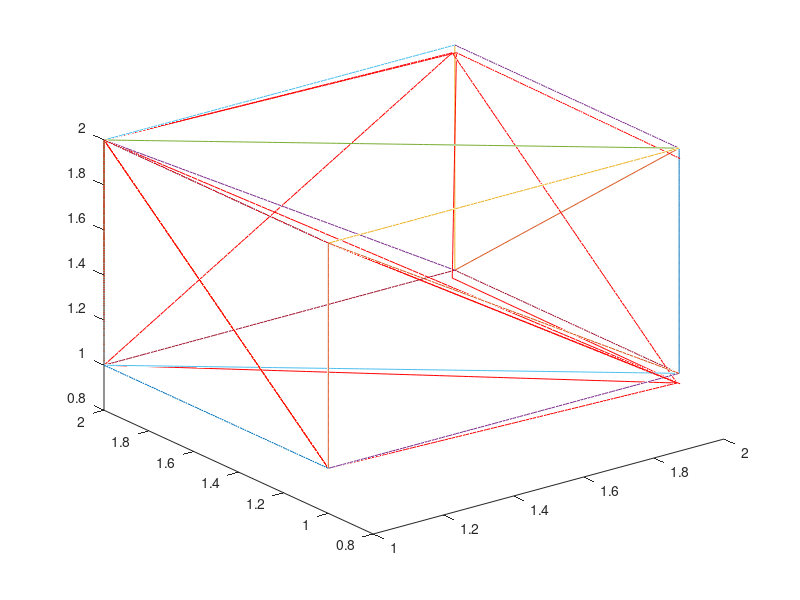

Reproduce this figure in MATLAB.
%% Arash Gobal 
%
% The purpose of this program is to test a FEM model to analyze truss
% structures 

clear all
clc


%% 1. Defining node coordinates and bar arrangements

% Nodal coordinates
number_of_nodes = 8;
x_nodes = zeros(number_of_nodes, 1);
y_nodes = zeros(number_of_nodes, 1);
z_nodes = zeros(number_of_nodes, 1);

x_nodes = [1; 1; 1; 1; 2; 2; 2; 2];
y_nodes = [1; 2; 1; 2; 1; 2; 1; 2];
z_nodes = [1; 1; 2; 2; 1; 1; 2; 2];

bar_count = 18;
bars = zeros(bar_count, 2);

bars(1, :) = [1 2]; bars(2, :) = [1 3]; bars(3, :) = [1 4]; bars(4, :) = [1 5];
bars(5, :) = [2 4]; bars(6, :) = [2 5]; bars(7, :) = [2 6]; bars(8, :) = [3 4];
bars(9, :) = [3 5]; bars(10, :) = [3 7]; bars(11, :) = [4 6]; bars(12, :) = [4 7];
bars(13, :) = [4 8]; bars(14, :) = [5 6]; bars(15, :) = [5 7]; bars(16, :) = [6 7];
bars(17, :) = [6 8]; bars(18, :) = [7 8];

bar_length = zeros(bar_count, 1);
bar_angle = zeros(bar_count, 3);
for i = 1:bar_count
    bar_length(i, 1) = sqrt( (x_nodes(bars(i, 1), 1) - x_nodes(bars(i, 2), 1))^2 + (y_nodes(bars(i, 1), 1) - y_nodes(bars(i, 2), 1))^2 + (z_nodes(bars(i, 1), 1) - z_nodes(bars(i, 2), 1))^2 );
    bar_angle(i, 1) = (x_nodes(bars(i, 2), 1) - x_nodes(bars(i, 1), 1))/bar_length(i, 1);
    bar_angle(i, 2) = (y_nodes(bars(i, 2), 1) - y_nodes(bars(i, 1), 1))/bar_length(i, 1);
    bar_angle(i, 3) = (z_nodes(bars(i, 2), 1) - z_nodes(bars(i, 1), 1))/bar_length(i, 1);
end

%% Relationships for plane stress problem

E = 207000000000;  %modulus of elasticity
A = pi*0.05^2;

%% Assembly of the stiffness matrix
K_local = zeros(6, 6);
K_global = zeros(3*number_of_nodes, 3*number_of_nodes);

for i = 1:bar_count
    cx = bar_angle(i, 1);
    cy = bar_angle(i, 2);
    cz = bar_angle(i, 3);
    K_local = (A*E/bar_length(i, 1))*[cx^2 cx*cy cx*cz -cx^2 -cx*cy -cx*cz;
                                      cx*cy cy^2 cy*cz -cx*cy -cy^2 -cy*cz;
                                      cx*cz cy*cz cz^2 -cx*cz -cy*cz -cz^2;
                                      -cx^2 -cx*cy -cx*cz cx^2 cx*cy cx*cz;
                                      -cx*cy -cy^2 -cy*cz cx*cy cy^2 cy*cz;
                                      -cx*cz -cy*cz -cz^2 cx*cz cy*cz cz^2];
    
    a = bars(i, 1);
    b = bars(i, 2);
    K_global((3*(a - 1) + 1):3*a, (3*(b - 1) + 1):3*b) = K_global((3*(a - 1) + 1):3*a, (3*(b - 1) + 1):3*b) + K_local(1:3, 4:6);
    K_global((3*(a - 1) + 1):3*a, (3*(a - 1) + 1):3*a) = K_global((3*(a - 1) + 1):3*a, (3*(a - 1) + 1):3*a) + K_local(1:3, 1:3);
    K_global((3*(b - 1) + 1):3*b, (3*(a - 1) + 1):3*a) = K_global((3*(b - 1) + 1):3*b, (3*(a - 1) + 1):3*a) + K_local(4:6, 1:3);
    K_global((3*(b - 1) + 1):3*b, (3*(b - 1) + 1):3*b) = K_global((3*(b - 1) + 1):3*b, (3*(b - 1) + 1):3*b) + K_local(4:6, 4:6);
end

%% Solving the problem

F = zeros(3*number_of_nodes, 1);
u = zeros(3*number_of_nodes, 1);

% Choosing force nodes
force_nodes = [];
for i = 1:number_of_nodes
    if x_nodes(i, 1) == 2
        force_nodes = [force_nodes i];
    end
end

for i = 1:length(force_nodes)
    j = 3*(force_nodes(i) - 1);
    F(j, 1) = -10000000;
end

% Choosing the fixed nodes
fixed_nodes = [];
fixed_dofs = [];
for i = 1:number_of_nodes
    if x_nodes(i, 1) == 1
        fixed_nodes = [fixed_nodes i];
        fixed_dofs = [fixed_dofs (3*i-2) (3*i-1) (3*i)];
    end
end
free_dofs = [1:(3*number_of_nodes)];
free_dofs(fixed_dofs) = [];

u(free_dofs) = K_global(free_dofs, free_dofs)\F(free_dofs);

for i = 1:bar_count
    l1 = linspace(x_nodes(bars(i, 1)), x_nodes(bars(i, 2)), 100);
    l2 = linspace(y_nodes(bars(i, 1)), y_nodes(bars(i, 2)), 100);
    l3 = linspace(z_nodes(bars(i, 1)), z_nodes(bars(i, 2)), 100);
    plot3(l1, l2, l3);
    hold on
end
hold on
for i = 1:bar_count
    l1 = linspace(x_nodes(bars(i, 1)) + u(3*bars(i, 1) - 2), x_nodes(bars(i, 2)) + u(3*bars(i, 2) - 2), 100);
    l2 = linspace(y_nodes(bars(i, 1)) + u(3*bars(i, 1) - 1), y_nodes(bars(i, 2)) + u(3*bars(i, 2) - 1), 100);
    l3 = linspace(z_nodes(bars(i, 1)) + u(3*bars(i, 1)), y_nodes(bars(i, 2)) + u(3*bars(i, 2)), 100);
    plot3(l1, l2, l3, 'r-');
    hold on
end
